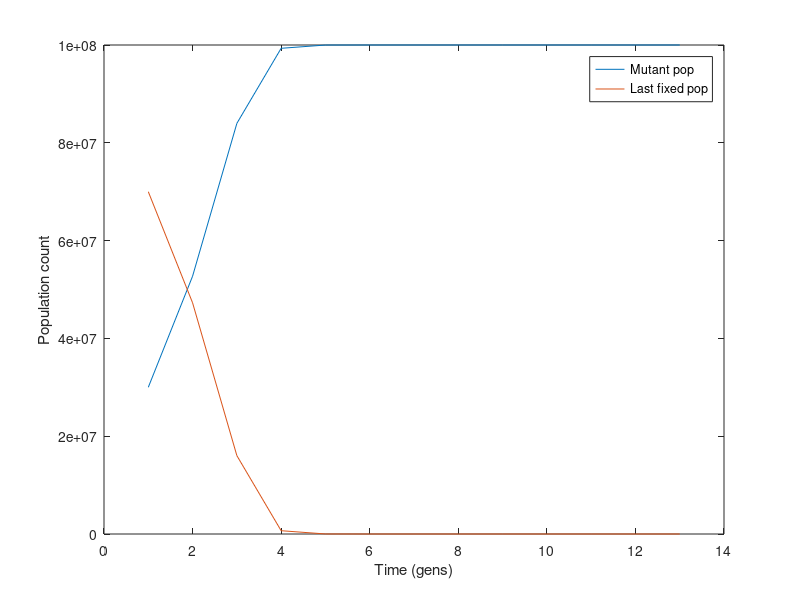
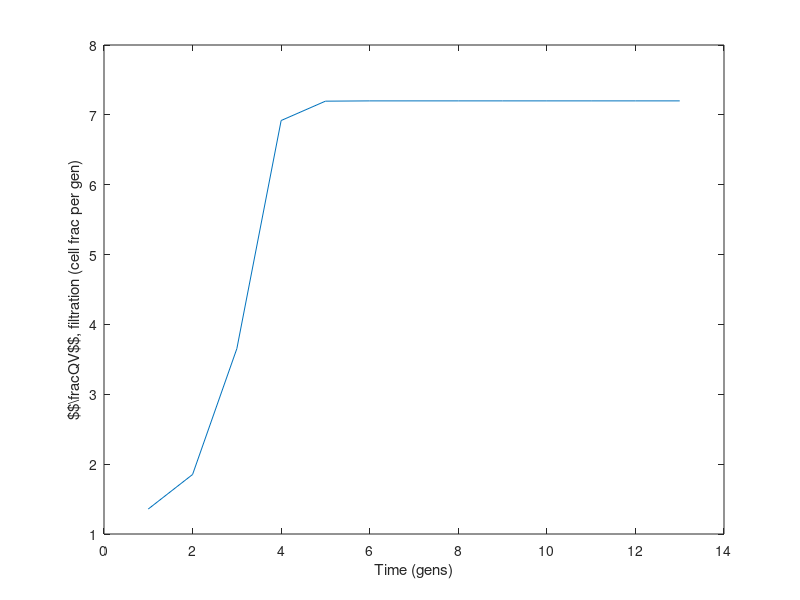

These charts were generated, in order, by the following MATLAB code:
N_T = 1e8;
N = N_T*[ 0.3, 0.7 ]; % pop size {cells}
s = [ 0.72 0.7 ]; % fitness (absolute) {per gen}
nu = [ 0.1 0.7 ]; % prob filtration

QbyV = (N*s')/(N*nu'); % filtration amount {cell frac per gen} 

Ngen = 12;
Nt = zeros(2, Ngen);
QbyVt = zeros(1,Ngen);

QbyV0 = QbyV;
Nss = 1000;
dt = 1/Nss; % time in {gen}

N0 = N;

K = s*[ 1; -1 ] - QbyV*(nu*[ 1; -1 ]);

for k = 1:Ngen
    for u = 1:Nss % defined as derivatives so care must be taken to integrate small steps
        dN1 = (N(1)*(1 - N(1)/N_T)*K)*dt;
        
        if max(N(2) - dN1, 0) == 0
            dN1 = max(N(2), 0);
        end 
        
        N(2) = N(2) - dN1;         
        N(1) = N(1) + dN1;        
        
        QbyV = (N*s')/(N*nu');
        K = s*[ 1; -1 ] - QbyV*(nu*[ 1; -1 ]);
    end
    
    QbyVt(k) = QbyV;    
    Nt(:,k) = N';
end

plot(1:Ngen+1, [ N0', Nt ])
xlabel('Time (gens)')
ylabel('Population count')
legend('Mutant pop', 'Last fixed pop')
figure
plot(1:Ngen+1, [ QbyV0, QbyVt ])
xlabel('Time (gens)')
ylabel('$$\frac{Q}{V}$$, filtration (cell frac per gen)')

% test analytical solution
% h = Nt(1,:)./Nt(2,:);
% plot(1:Ngen, log(h))
% hold on
% plot(1:Ngen, log(N0(1)/N0(2)*exp(QbyVt.*(1:Ngen)))) % actually need to
% integrate
% hold off
